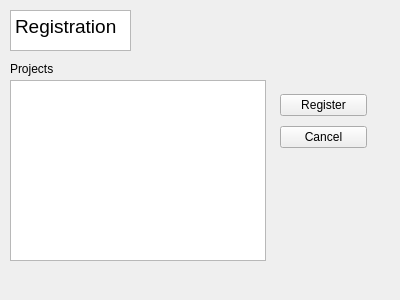
<?xml version="1.0" encoding="UTF-8"?>
<ui version="4.0">
 <class>projectRegistration</class>
 <widget class="QWidget" name="projectRegistration">
  <property name="geometry">
   <rect>
    <x>0</x>
    <y>0</y>
    <width>400</width>
    <height>300</height>
   </rect>
  </property>
  <property name="windowTitle">
   <string>Form</string>
  </property>
  <widget class="QTextBrowser" name="registration">
   <property name="geometry">
    <rect>
     <x>10</x>
     <y>10</y>
     <width>121</width>
     <height>41</height>
    </rect>
   </property>
   <property name="html">
    <string>&lt;!DOCTYPE HTML PUBLIC &quot;-//W3C//DTD HTML 4.0//EN&quot; &quot;http://www.w3.org/TR/REC-html40/strict.dtd&quot;&gt;
&lt;html&gt;&lt;head&gt;&lt;meta name=&quot;qrichtext&quot; content=&quot;1&quot; /&gt;&lt;style type=&quot;text/css&quot;&gt;
p, li { white-space: pre-wrap; }
&lt;/style&gt;&lt;/head&gt;&lt;body style=&quot; font-family:'Ubuntu'; font-size:11pt; font-weight:400; font-style:normal;&quot;&gt;
&lt;p style=&quot; margin-top:0px; margin-bottom:0px; margin-left:0px; margin-right:0px; -qt-block-indent:0; text-indent:0px;&quot;&gt;&lt;span style=&quot; font-size:14pt;&quot;&gt;Registration&lt;/span&gt;&lt;/p&gt;&lt;/body&gt;&lt;/html&gt;</string>
   </property>
  </widget>
  <widget class="QListWidget" name="projectList">
   <property name="geometry">
    <rect>
     <x>10</x>
     <y>80</y>
     <width>256</width>
     <height>181</height>
    </rect>
   </property>
  </widget>
  <widget class="QLabel" name="projectLabel">
   <property name="geometry">
    <rect>
     <x>10</x>
     <y>60</y>
     <width>67</width>
     <height>17</height>
    </rect>
   </property>
   <property name="text">
    <string>Projects</string>
   </property>
  </widget>
  <widget class="QWidget" name="">
   <property name="geometry">
    <rect>
     <x>280</x>
     <y>90</y>
     <width>87</width>
     <height>62</height>
    </rect>
   </property>
   <layout class="QVBoxLayout" name="verticalLayout">
    <item>
     <widget class="QPushButton" name="registerButton">
      <property name="text">
       <string>Register</string>
      </property>
     </widget>
    </item>
    <item>
     <widget class="QPushButton" name="cancelButton">
      <property name="text">
       <string>Cancel</string>
      </property>
     </widget>
    </item>
   </layout>
  </widget>
 </widget>
 <resources/>
 <connections/>
</ui>
